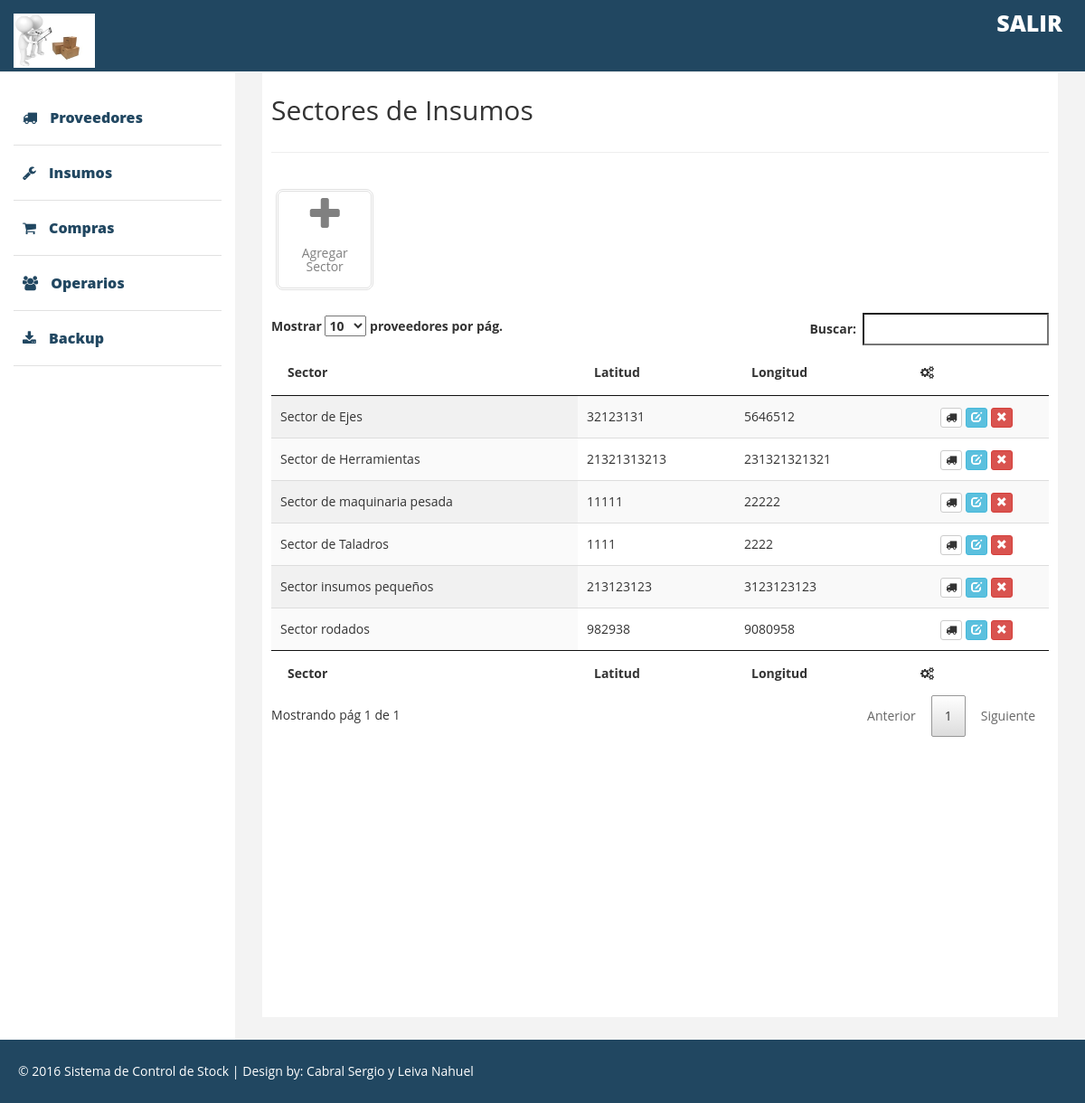
Page /index.php/insumos/sectoresinsumos_view on the committed database.
### tables this page shows
CREATE TABLE IF NOT EXISTS `sector_insumos` (
  `id_sector` int(12) NOT NULL AUTO_INCREMENT,
  `sector_deposito` varchar(35) NOT NULL,
  `latitud` double NOT NULL,
  `longitud` double NOT NULL,
  `foto_sector` varchar(100) DEFAULT NULL,
  PRIMARY KEY (`id_sector`),
  UNIQUE KEY `sector_deposito` (`sector_deposito`)
);

### application/controllers/Insumos.php (called while the page is built, shortened)
<?php
class Insumos extends CI_Controller {
    public function sectoresinsumos_view() {
        $this->load->model('Insumos_model');
        $data['sectores'] = $this->Insumos_model->obtenerSectoresDeInsumos();
        $this->load->view('sectoresdeposito_view', $data);
    }
}

### index.php (called while the page is built, shortened)
<?php
require_once BASEPATH.'core/CodeIgniter.php';

### application/models/Insumos_model.php (called while the page is built, shortened)
<?php
class Insumos_model extends CI_Model {
    public function obtenerSectoresDeInsumos() {
        $query = $this->db->query('SELECT * FROM sector_insumos');
        return $query->result();
    }
}

### application/views/sectoresdeposito_view.php (the view, shortened to what this page needs)
<!DOCTYPE html>
<html xmlns="http://www.w3.org/1999/xhtml">
    <head>
        <link href="<?php echo base_url('assets/css/bootstrap.css'); ?>" rel="stylesheet" />
        <link href="<?php echo base_url('assets/css/font-awesome.min.css'); ?>" rel="stylesheet" type="text/css"/>
        <link href="<?php echo base_url('assets/css/custom.css'); ?>" rel="stylesheet" />
        <link href="<?php echo base_url('assets/css/jquery.dataTables.min.css'); ?>" rel="stylesheet" />
        <link href="<?php echo base_url('assets/css/open_sans.css'); ?>" rel='stylesheet' type='text/css' />
    </head>
    <body>
        <?php include 'navbar.php'; ?>
        <div id="page-wrapper" >
            <div id="page-inner">
                <div class="row">
                    <div class="col-md-12">
                        <h2>Sectores de Insumos</h2>
                    </div>
                </div>
                <hr />
                <div class="row text-center pad-top" style="margin-bottom: 20px;">
                    <div class="col-lg-2 col-md-2 col-sm-2 col-xs-6">
                        <div class="div-square">
                            <a href="<?php echo base_url('Insumos/agregarsector_view'); ?>" >
                                <i class="fa fa-plus fa-3x"></i>
                                <h5>Agregar Sector</h5>
                            </a>
                        </div>
                    </div>
                </div>
                <table id="proveedores" class="display" cellspacing="0" width="100%">
                    <thead>
                        <tr>
                            <th>Sector</th>
                            <th>Latitud</th>
                            <th>Longitud</th>
                            <th><i class="fa fa-cogs" aria-hidden="true"></i></th>
                        </tr>
                    </thead>
                    <tfoot>
                        <tr>
                            <th>Sector</th>
                            <th>Latitud</th>
                            <th>Longitud</th>
                            <th><i class="fa fa-cogs" aria-hidden="true"></i></th>
                        </tr>
                    </tfoot>
                    <tbody>
                        <?php foreach ($sectores as $sector) { ?>
                            <tr>
                                <td><?php echo $sector->sector_deposito; ?></td>
                                <td><?php echo $sector->latitud; ?></td>
                                <td><?php echo $sector->longitud; ?></td>
                                <td class="text-center">
                                    <a title="Ver Proveedor" class='btn btn-default btn-xs' href="#"><span class="fa fa-icon fa-truck"></span></a>
                                    <a title="Editar Proveedor" class='btn btn-info btn-xs' href="#"><span class="glyphicon glyphicon-edit"></span></a>
                                    <a title="Eliminar Proveedor" href="<?php echo base_url('Proveedores/eliminarProveedor/' . $sector->id_sector); ?>" class="btn btn-danger btn-xs"><span class="glyphicon glyphicon-remove"></span></a>
                                </td>
                            </tr>
                        <?php } ?>
                    </tbody>
                </table>
            </div>
        </div>
        <?php include 'footer.php'; ?>
    </body>
</html>

### application/views/navbar.php (shortened to what this page needs)
<div id="wrapper">
    <div class="navbar navbar-inverse navbar-fixed-top">
        <div class="adjust-nav">
            <div class="navbar-header">
                <a class="navbar-brand" href="<?php echo base_url('Inicio'); ?>">
                    <img src="<?php echo base_url('assets/img/logo.png'); ?>" width="90" height="60"/>
                </a>
            </div>
            <span class="logout-spn" >
                <a href="#" style="color:#fff;">SALIR</a>
            </span>
        </div>
    </div>
    <nav class="navbar-default navbar-side" role="navigation">
        <div class="sidebar-collapse navbar-collapse">
            <ul class="nav" id="side-menu">
                <li>
                    <a href="<?php echo base_url('Proveedores/Proveedores_view'); ?>" ><i class="fa fa-truck "></i> Proveedores</a>
                </li>
                <li>
                    <a href="<?php echo base_url('Insumos/Insumos_view'); ?>"><i class="fa fa-wrench "></i> Insumos</a>
                </li>
                <li>
                    <a href="<?php echo base_url('Compras/Compras_view'); ?>"><i class="fa fa-shopping-cart"></i> Compras</a>
                </li>
                <li>
                    <a href="<?php echo base_url('Operarios/Operarios_view'); ?>"><i class="fa fa-users"></i> Operarios</a>
                </li>
                <li>
                    <a href="<?php echo base_url('Backup/Backup_view'); ?>"><i class="fa fa-download"></i> Backup</a>
                </li>
            </ul>
        </div>
    </nav>
</div>

### application/views/footer.php
<div class="footer">
    <div class="row">
        <div class="col-lg-12" >
            &copy;  2016 Sistema de Control de Stock | Design by: Cabral Sergio y Leiva Nahuel
        </div>
    </div>
</div>

### assets/css/custom.css (style rules this page uses)
body { font-family: 'Open Sans', sans-serif; line-height:30px; }
#wrapper { width: 100%; margin-top:50px; }
#page-wrapper { padding: 15px 15px; min-height: 600px; background:#F3F3F3; }
#page-inner { width:100%; margin:10px 20px 10px 0px; background-color:#fff!important; padding:10px; min-height:1050px; }
.pad-top { padding-top:15px; }
.sidebar-collapse .nav { padding:0; padding-top:50px; }
.sidebar-collapse > .nav > li > a { padding:15px 10px; color: #214761; font-weight: 900; font-size: 16px; }
.sidebar-collapse > .nav > li { border-bottom:1px solid #e1e1e1; }
.navbar-side { border:none; background-color: #fff; }
.navbar-inverse { background-color: #214761; border-color: #F0F0F0; min-height: 80px; }
.nav > li > a > i { margin-right:10px; }
.logout-spn { float:right; color:#fff; font-size:25px; font-weight:800; margin:20px; margin: 10px 25px 10px 50px; }
.logout-spn a { text-decoration:none; }
.div-square { padding:5px; border:3px double #e1e1e1; -webkit-border-radius:8px; -moz-border-radius:8px; border-radius:8px; margin:5px; }
.div-square> a,.div-square> a:hover { color:#808080; text-decoration:none; }
.footer { background-color:#214761; width:100%; color:#fff; padding:20px 50px 20px 50px; padding-left:20px; }
@media (min-width:768px) { #page-wrapper { margin: 0 0 0 260px; padding: 15px 30px; min-height: 1050px; } }
@media (min-width:768px) { .navbar-side { z-index: 1; position: absolute; width: 260px; } }

### rows in the picture
sector_insumos: sector_deposito "Sector de Herramientas", latitud "21321313213", longitud "231321321321"
sector_insumos: sector_deposito "Sector de Ejes", latitud "32123131", longitud "5646512"
sector_insumos: sector_deposito "Sector de Taladros", latitud "1111", longitud "2222"
sector_insumos: sector_deposito "Sector de maquinaria pesada", latitud "11111", longitud "22222"
sector_insumos: sector_deposito "Sector insumos pequeños", latitud "213123123", longitud "3123123123"
sector_insumos: sector_deposito "Sector rodados", latitud "982938", longitud "9080958"
